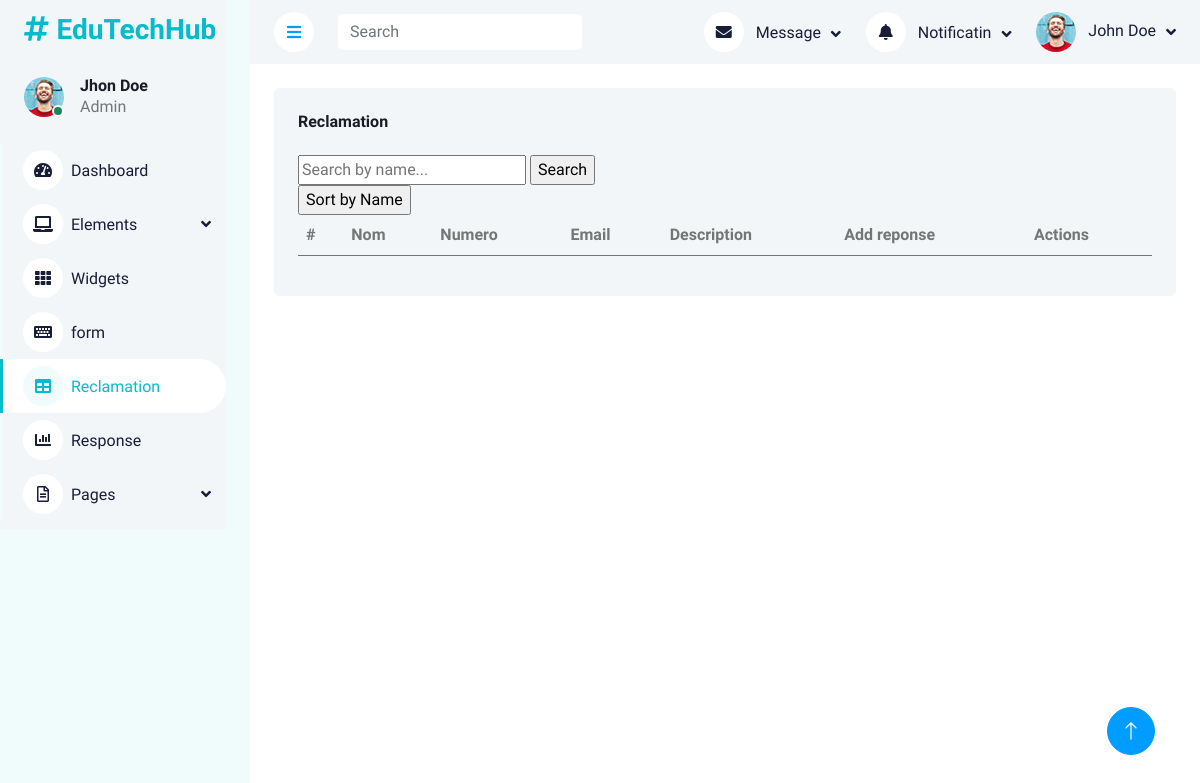
/view/Back Office/Reclamation.php, run on an earlier commit of the app's database.
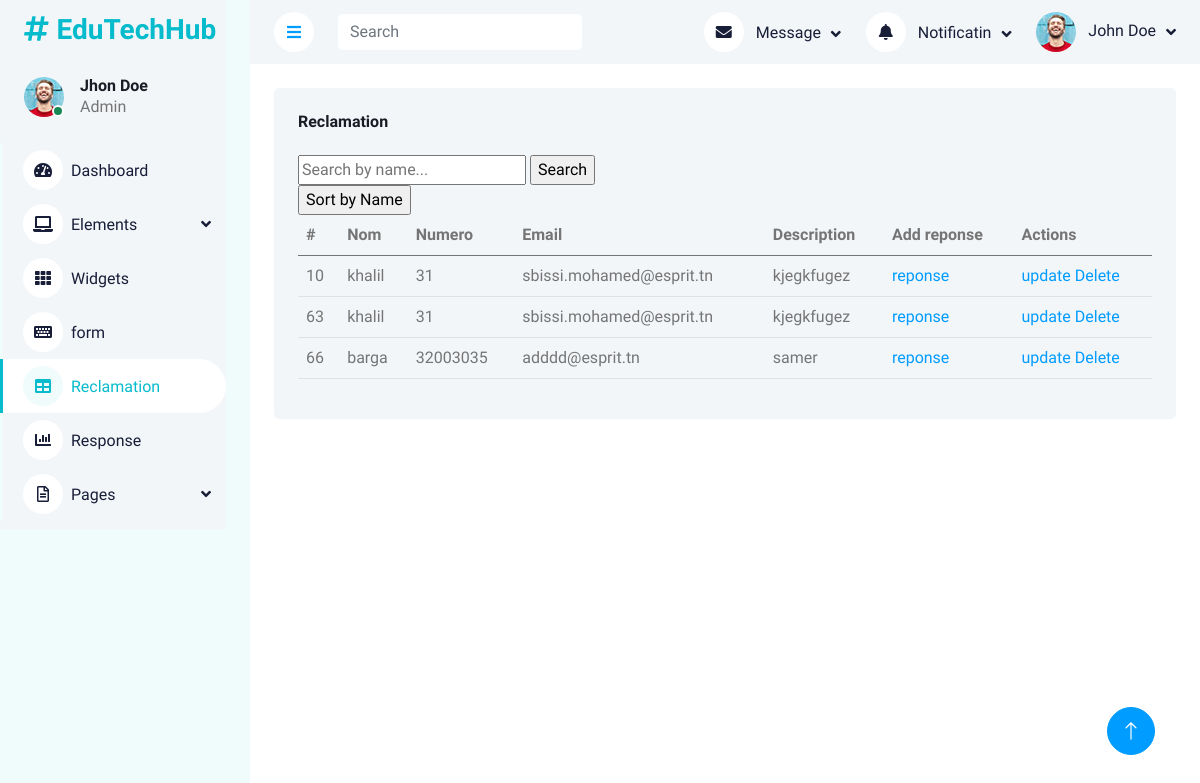
And on a later commit of the database.
### tables this page shows
CREATE TABLE `reclamations` (
  `id_recla` int(11) NOT NULL,
  `nom` varchar(50) NOT NULL,
  `num` int(11) NOT NULL,
  `email` varchar(255) NOT NULL,
  `description` varchar(50) NOT NULL
);

### controller/reclamationC.php (called while the page is built, shortened)
<?php
    class reclamationC{
        public function Listreclamation(){
            $sql = "SELECT * FROM reclamations";
            $db = config::getConnexion();
            try{
                $List = $db->query($sql);
                return $List;
            }
            catch(Exception $e){
                die("Message error = ". $e->getMessage());
            }
        }
}
?>

### view/Back Office/Reclamation.php (the view, shortened to what the changed rows need)
<!DOCTYPE html>
<html lang="en">
<head>
    <link href="https://cdnjs.cloudflare.com/ajax/libs/font-awesome/5.10.0/css/all.min.css" rel="stylesheet">
    <link href="https://cdn.jsdelivr.net/npm/bootstrap-icons@1.4.1/font/bootstrap-icons.css" rel="stylesheet">
    <link href="lib/owlcarousel/assets/owl.carousel.min.css" rel="stylesheet">
    <link href="lib/tempusdominus/css/tempusdominus-bootstrap-4.min.css" rel="stylesheet" />
    <link href="css/bootstrap.min.css" rel="stylesheet">
    <link href="css/style.css" rel="stylesheet">
</head>
<body>
    <div class="container-fluid position-relative bg-white d-flex p-0">
        <?php require ('menu.php'); ?>
        <div class="container-fluid pt-4 px-4">
            <div class="row g-4">
                <div class="col-12">
                    <div class="bg-light rounded h-100 p-4">
                        <div class="table-responsive">
                            <table class="table">
                                <thead>
                                    <tr>
                                        <th scope="col">#</th>
                                        <th scope="col">Nom</th>
                                        <th scope="col">Numero</th>
                                        <th scope="col">Email</th>
                                        <th scope="col">Description</th>
                                        <th scope="col">Add reponse</th>
                                        <th scope="col">Actions</th>
                                    </tr>
                                </thead>
                                <tbody>
                                    <?php
                                    include "../../Controller/reclamationC.php";
                                    $recC = new reclamationC();
                                    if (isset($_GET['search'])) {
                                        $search = $_GET['search'];
                                        $list = $recC->searchReclamationByName($search);
                                    } elseif (isset($_GET['sortby']) && $_GET['sortby'] == 'name') {
                                        $list = $recC->ListreclamationSortedByName();
                                    } else {
                                        $list = $recC->Listreclamation();
                                    }
                                    if ($list) {
                                        foreach ($list as $reclamation) {
                                            ?>
                                            <tr>
                                                <td><?php echo $reclamation['id_recla']; ?></td>
                                                <td><?= htmlspecialchars($reclamation['nom']); ?></td>
                                                <td><?php echo $reclamation['num']; ?></td>
                                                <td><?= htmlspecialchars($reclamation['email']); ?></td>
                                                <td><?php echo $reclamation['description']; ?></td>
                                                <td> <a
                                                        href="add_reponse.php?id_recla=<?php echo $reclamation['id_recla']; ?>&email=<?php echo $reclamation['email']; ?>&nom=<?php echo $reclamation['nom']; ?>">reponse</a>
                                                </td>
                                                <td>
                                                    <a
                                                        href="update_reclamation.php?id=<?php echo $reclamation['id_recla']; ?>">update</a>
                                                    <a
                                                        href="../../Controller/Delete.php?id=<?php echo $reclamation['id_recla']; ?>">Delete</a>
                                                </td>
                                            </tr>
                                            <?php
                                        }
                                    } else {
                                        echo "<tr><td colspan='6'>No reclamations found</td></tr>";
                                    }
                                    ?>
                                </tbody>
                            </table>
                        </div>
                    </div>
                </div>
            </div>
        </div>
    </div>
</body>
</html>

What changed in the data, as far as the page shows it:
added reclamations: id_recla "10", nom "khalil", num "31", email "sbissi.mohamed@esprit.tn", description "kjegkfugez"
added reclamations: id_recla "63", nom "khalil", num "31", email "sbissi.mohamed@esprit.tn", description "kjegkfugez"
added reclamations: id_recla "66", nom "barga", num "32003035", email "adddd@esprit.tn", description "samer"
